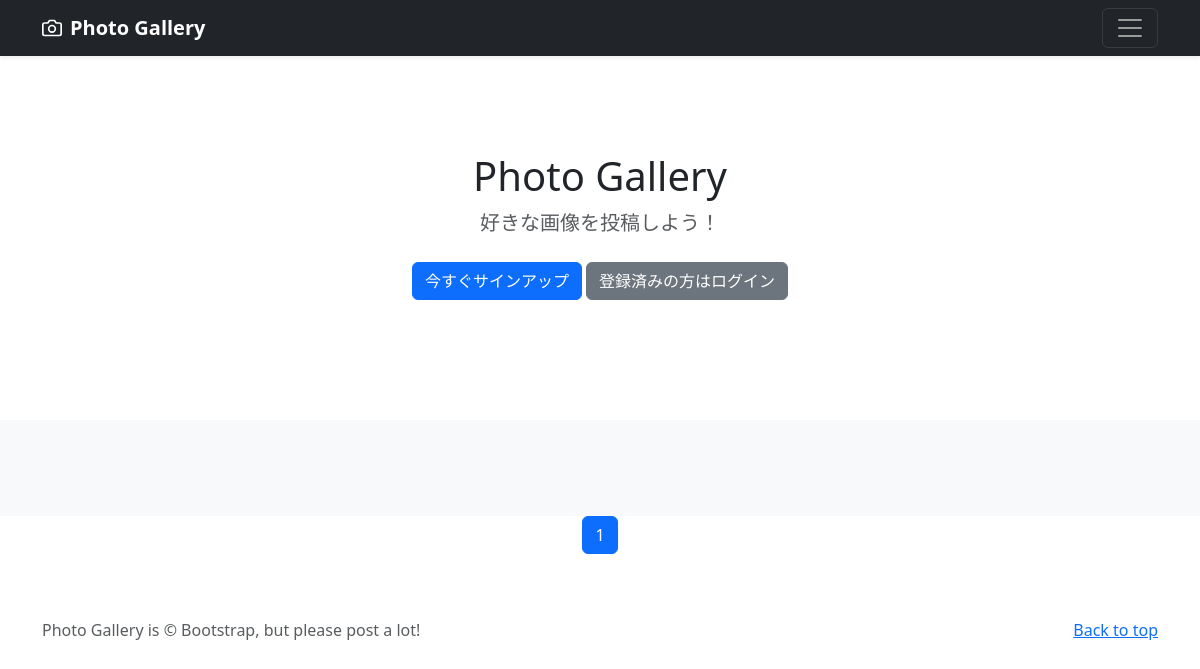
The page /photos/2 on the database as committed earlier.
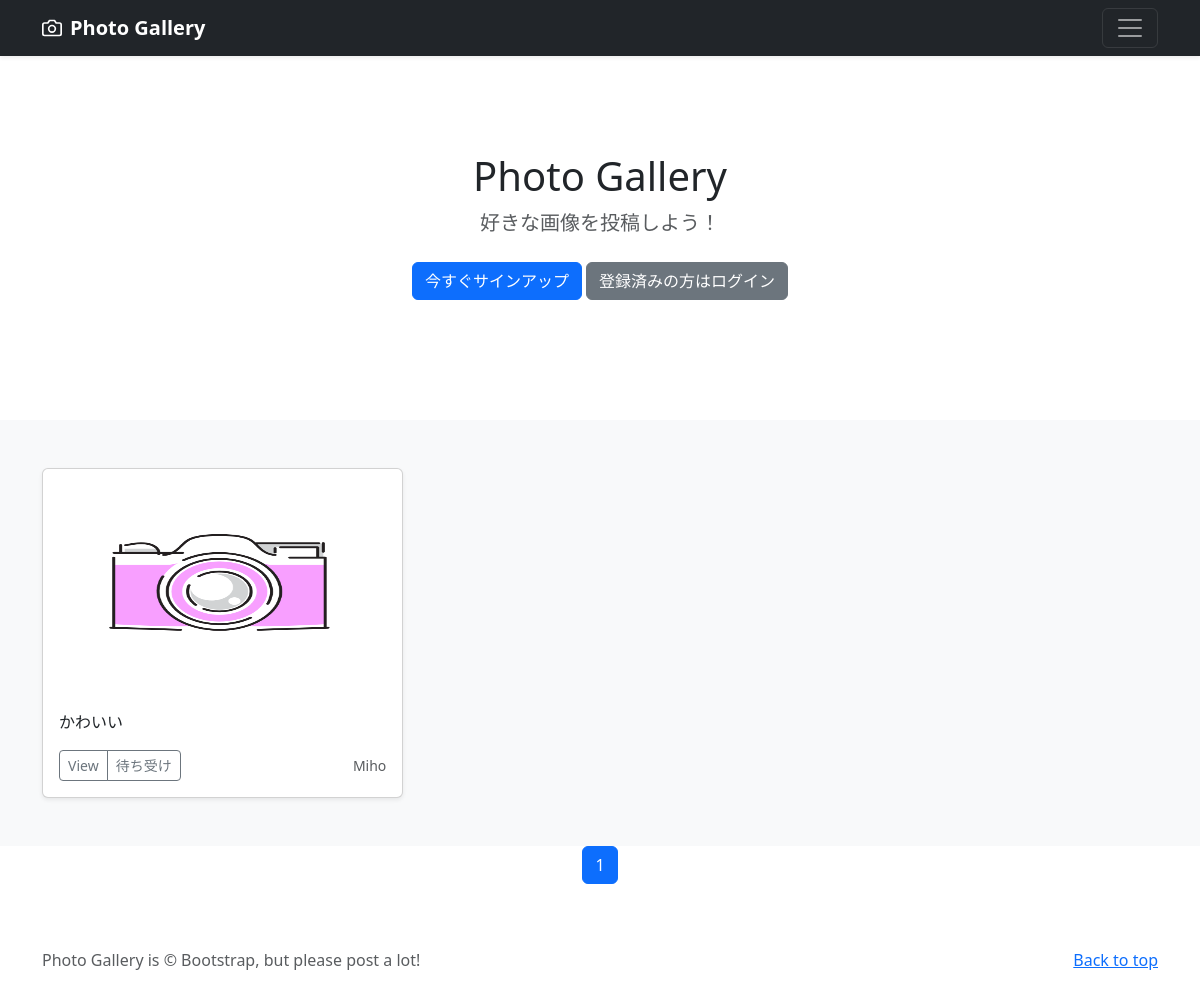
The same page on the database as committed later.
### photo/models.py (models this page shows, shortened)
class PhotoPost(models.Model):
    user = models.ForeignKey(
        customUser,
        verbose_name='ユーザー',
        on_delete=models.CASCADE
        )
    category = models.ForeignKey(
        Category,
        verbose_name='カテゴリ',
        on_delete=models.PROTECT
        )
    title = models.CharField(
        verbose_name='タイトル', # フィールドのタイトル
        max_length=200 # 最大文字数は200
        )
    comment = models.TextField(
        verbose_name='コメント', # フィールドのタイトル
        )
    image1 = models.ImageField(
        verbose_name='イメージ1', # フィールドのタイトル
        upload_to = 'photos' # MEDIA_ROOT以下のphotosにファイルを保存
        )
    image2 = models.ImageField(
        verbose_name='イメージ2', # フィールドのタイトル
        upload_to = 'photos', # MEDIA_ROOT以下のphotosにファイルを保存
        blank=True, # フィールド値の設定は必須ではない
        null=True # データベースにnullが保存されることを許容
        )
    posted_at = models.DateTimeField(
        verbose_name='投稿日時', # フィールドのタイトル
        auto_now_add=True # 日時を自動追加
        )

class Category(models.Model):
    title = models.CharField(
        verbose_name='カテゴリ', # フィールドのタイトル
        max_length=20)

### accounts/models.py (models this page shows)
class customUser(AbstractUser):
    pass

### photo/views.py (the view)
class CategoryView(ListView):
    template_name = 'index.html'
    paginate_by = 9
    def get_queryset(self):
        category_id = self.kwargs['category']
        categories = PhotoPost.objects.filter(
            category=category_id).order_by('-posted_at')
        return categories

### photo/templates/index.html (shortened to what this page needs)
{% extends 'base.html' %}
  {% block contents %}
  {% include "photos_title.html" %}
  {% include "photos_list.html" %}
  {% include "pagination.html" %}
  {% endblock %}

### photo/templates/base.html (shortened to what this page needs)
{% load static %}
<!doctype html>
<html lang="ja">
  <head>
    <link href="https://cdn.jsdelivr.net/npm/bootstrap@5.0.2/dist/css/bootstrap.min.css" rel="stylesheet">
<link href="../assets/dist/css/bootstrap.min.css" rel="stylesheet">
  </head>
  <body>
<header>
  <div class="navbar navbar-dark bg-dark shadow-sm">
    <div class="container">
      <a href="{% url 'photo:index' %}" class="navbar-brand d-flex align-items-center">
        <strong>Photo Gallery</strong>
      </a>
      <button class="navbar-toggler" type="button" data-bs-toggle="collapse" data-bs-target="#navbarHeader" aria-controls="navbarHeader" aria-expanded="false" aria-label="Toggle navigation">
        <span class="navbar-toggler-icon"></span>
      </button>
    </div>
  </div>
</header>
<main>
  {% block contents %}{% endblock %}
</main>
<footer class="text-muted py-5">
  <div class="container">
    <p class="float-end mb-1"><a href="#">Back to top</a></p>
    <p class="mb-1">
      Photo Gallery is &copy; Bootstrap, but please post a lot!
    </p>
  </div>
</footer>
  </body>
</html>

### photo/templates/photos_title.html
<section class="py-5 text-center container">
  <div class="row py-lg-5">
    <div class="col-lg-6 col-md-8 mx-auto">
      <h1 class="fw-light">Photo Gallery</h1>
      <p class="lead text-muted">好きな画像を投稿しよう！</p>
      <p>
        {% if user.is_authenticated %}
        <a href="{% url 'photo:post' %}" class="btn btn-primary my-2">投稿する</a>
        <a href="{% url 'accounts:logout' %}" class="btn btn-secondary my-2">ログアウト</a>
        {% else %}
        <a href="{% url 'accounts:signup' %}" class="btn btn-primary my-2">今すぐサインアップ</a>
        <a href="{% url 'accounts:login' %}" class="btn btn-secondary my-2">登録済みの方はログイン</a>
        {% endif %}
        </p>
      </div>
    </div>
  </section>

### photo/templates/photos_list.html
  <div class="album py-5 bg-light">
    <div class="container">
      <div class="row row-cols-1 row-cols-sm-2 row-cols-md-3 g-3">
        {% for record in object_list %}
        <div class="col">
          <div class="card shadow-sm">
            <img src="{{ record.image1.url }}" class="bd-placeholder-img card-img-top" width="100%" height="225" xmlns="http://www.w3.org/2000/svg" role="img" aria-label="Placeholder: Thumbnail" preserveAspectRatio="xMidYMid slice" focusable="false"></img>
            <div class="card-body">
              <p class="card-text">
                {{record.title}}
              </p>
              <div class="d-flex justify-content-between align-items-center">
                <div class="btn-group">
                  <button type="button" class="btn btn-sm btn-outline-secondary">View</button>
                  <button type="button" class="btn btn-sm btn-outline-secondary"
                    onclick="location.href='{% url 'photo:photos_マブ' category=record.category.id %}'">{{record.category.title}}</button>
                </div>
                <small class="text-muted">{{record.user.username}}</small>
              </div>
            </div>
          </div>
        </div>
        {% endfor %}
      </div>
    </div>
  </div>

### photo/templates/pagination.html (shortened to what this page needs)
<ul class="pagination"
    style="justify-content:center">
    {% for num in page_obj.paginator.page_range %}
        {% if page_obj.number == num %}
        <li class="page-item active">
            <span class="page-link">{{ num }}</span>
        </li>
        {% else %}
        <li class="page-item">
            <a class="page-link" href="?page-{{ num }}">{{ num }}</a>
        </li>
        {% endif %}
    {% endfor %}
</ul>

### photo/templates/base.html (style rules this page uses)
.bd-placeholder-img { font-size: 1.125rem; text-anchor: middle; -webkit-user-select: none; -moz-user-select: none; user-select: none; }

Rows that differ between the two databases and show on the page:
added PhotoPost: image1 (picture), title "かわいい", category "待ち受け", user.username "Miho"
